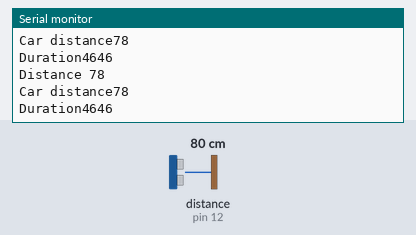
Bench run of a sketch on a simulated Arduino Uno, built with avr-gcc and run on an emulated ATmega328P. On the bench: the last lines printed to the serial monitor. Wiring (inferred from the names in the program): ultrasonic range finder: trigger pin 10; echo pin 12. The inputs (shaded band) are chosen by the test bench; at power-on: distance to the obstacle (sensor on pin 12) 80 cm. The echo pulse lasts 58.3 µs per cm.

Above: at 1.2 s.
1.3 s: distance to the obstacle (sensor on pin 12) set to 250 cm
At 1.46 s:
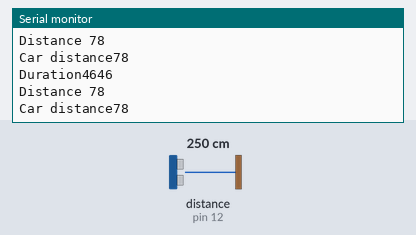
4.3 s: distance to the obstacle (sensor on pin 12) set to 120 cm
At 4.53 s:
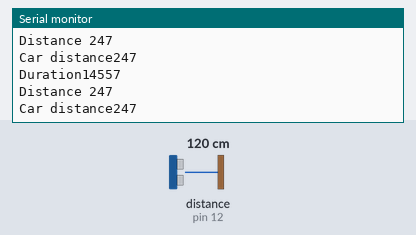
7.3 s: distance to the obstacle (sensor on pin 12) set to 2 cm
At 7.93 s:
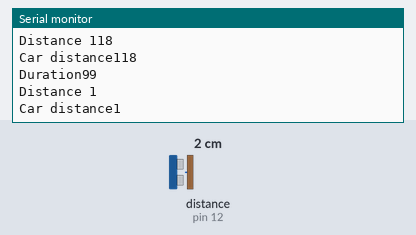
Timing chart, 0 to 10.3 s (numbered marks = the images above; inputs shaded):
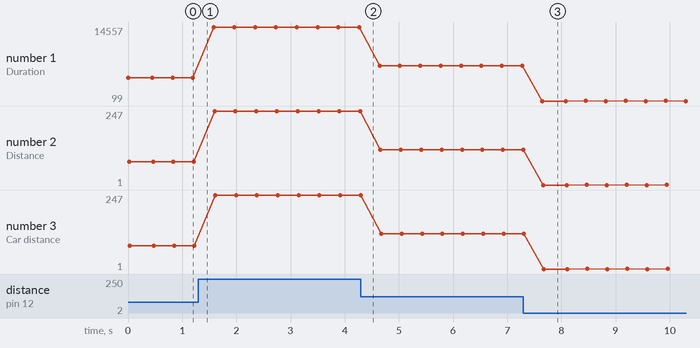

The sketch:

garage-parking-helper.ino
```cpp
#include <IRremote.h>

enum Color {
  redColor,
  greenColor,
  noColor
};

struct Light {
  bool on;
  Color color;
};

// Distance pins
int distanceEchoPin = 12;
int distanceTriggerPin = 10;

// Codes for bluetooth light
long red = 0xFF906F;
long green = 0xFF10EF;
long turnOn = 0xFFE01F;

IRsend irsend;
Light light;
int dataLength = 32; // bits
int distanceLimit = 10; // in centimeters

void setup() {
  // Setup output
  Serial.begin(9600);

  // Setup pins
  pinMode(distanceEchoPin, INPUT);
  pinMode(distanceTriggerPin, OUTPUT);

  // Setup state of light
  light.on = false;
  light.color = noColor;
}

void loop() {
  int carCurrentDistance = 0;

  // Read distance
  carCurrentDistance = readDistance();
  Serial.print("Car distance");
  Serial.println(carCurrentDistance);

  // Change light based on distance
  if (carCurrentDistance < distanceLimit) {
    makeLight(redColor);
  } else {
    makeLight(greenColor);
  }

  delay(200);
}

int readDistance() {
  int duration = 0; // in microseconds
  int distance = 0;

  // Clear trigger pin
  digitalWrite(distanceTriggerPin, LOW);
  delayMicroseconds(2);

  // Hold high for 10 microseconds
  digitalWrite(distanceTriggerPin, HIGH);
  delayMicroseconds(10);
  digitalWrite(distanceTriggerPin, LOW);

  // Read
  duration = pulseIn(distanceEchoPin, HIGH);
  Serial.print("Duration");
  Serial.println(duration);

  Serial.println();
  distance = (duration * 0.034) / 2;

  Serial.print("Distance ");
  Serial.println(distance);

  return distance;
}

void makeLight(Color color) {
  // Turn on light if needed
  if (light.on == false) {
    turnOnLight();
    light.on == true;
  }

  // Delay between sending of codes; won't work without this delay
  delay(100);

  // Change light if the color isn't current
  if (color != light.color) {
    if (color == redColor) {
       irsend.sendNEC(red, dataLength);
    } else if (color == greenColor) {
      irsend.sendNEC(green, dataLength);
    }
  }

  light.color = color;
}

void turnOnLight() {
  irsend.sendNEC(turnOn, dataLength);
}
```

Measured:
- after the input at 7.3 s, the serial monitor: prints a new line after 0.35 s (image 3)
- plotted number 1: 4646 → 14557 after the input at 1.3 s, 14557 → 6978 after the input at 4.3 s, 6978 → 99 after the input at 7.3 s
- plotted number 2: 78 → 247 after the input at 1.3 s, 247 → 118 after the input at 4.3 s, 118 → 1 after the input at 7.3 s
- plotted number 3: 78 → 247 after the input at 1.3 s, 247 → 118 after the input at 4.3 s, 118 → 1 after the input at 7.3 s
